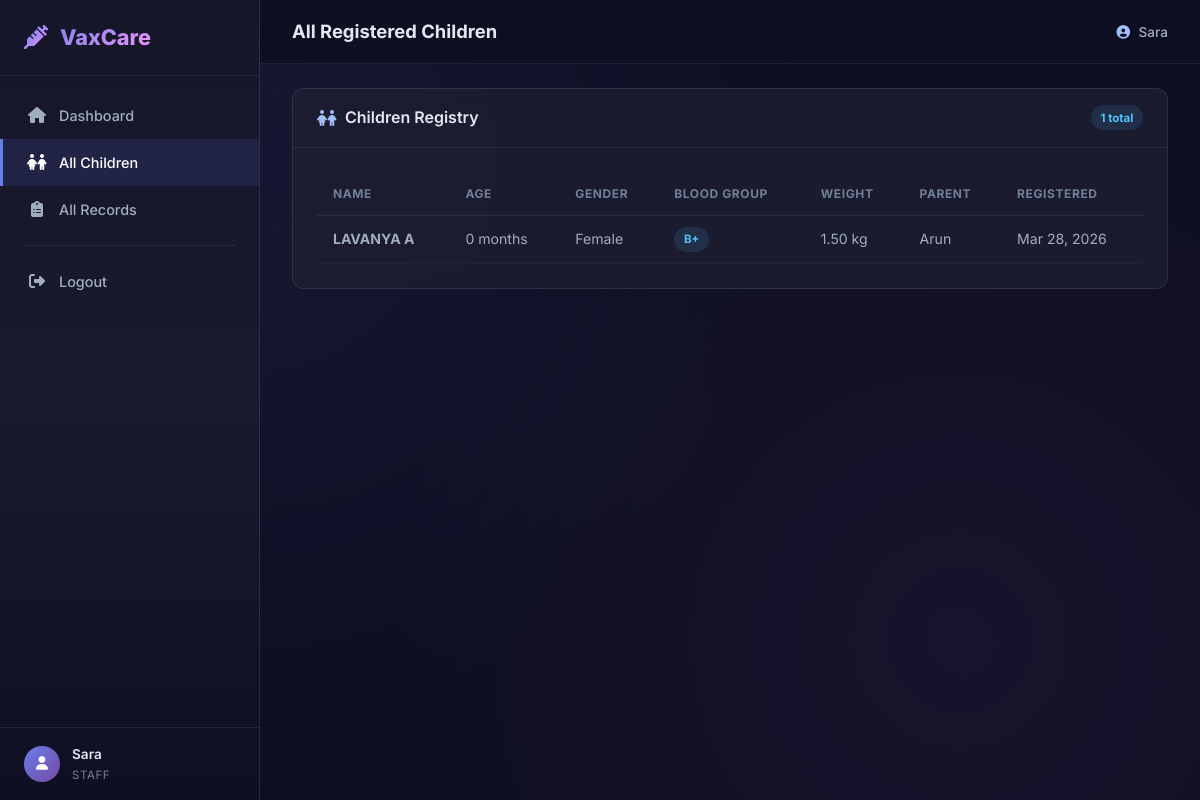
The app's page /staff/children/ (signed in), older data.
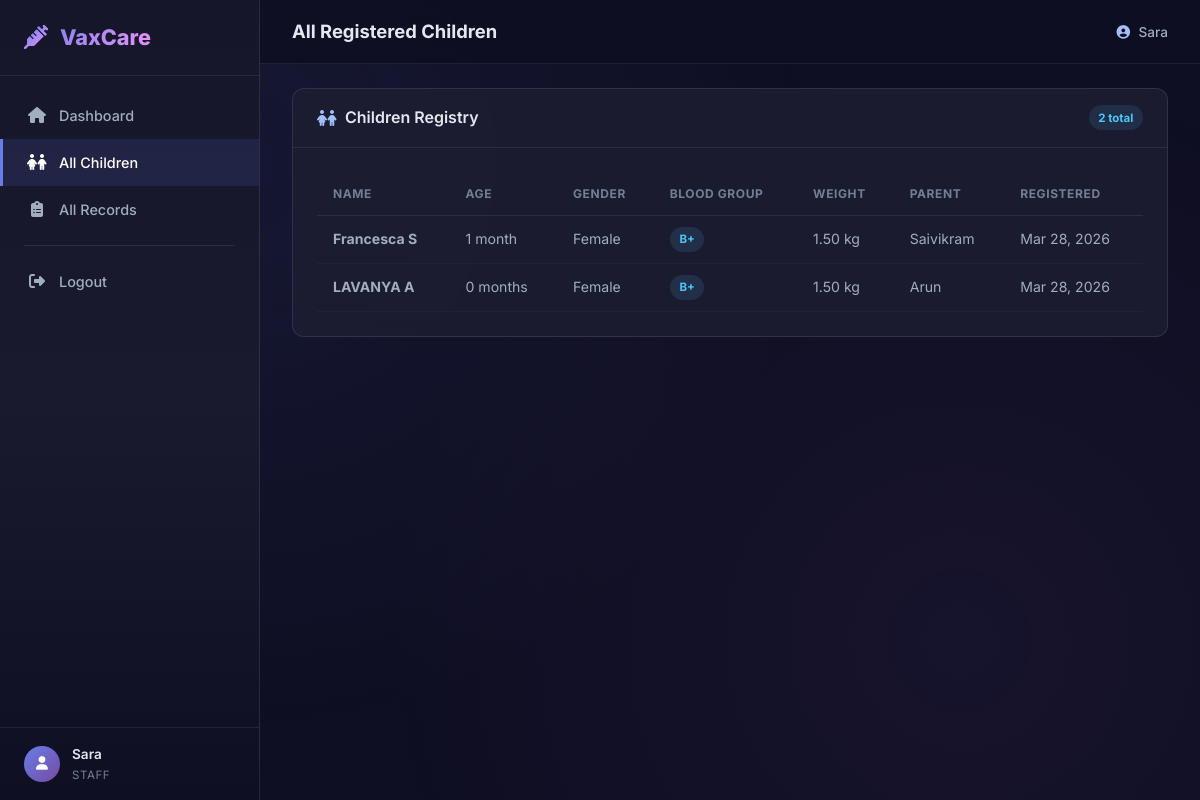
The same page, newer data.
### vaccination/models.py (models this page shows, shortened)
class Child(models.Model):
    GENDER_CHOICES = [
        ('M', 'Male'),
        ('F', 'Female'),
        ('O', 'Other'),
    ]
    BLOOD_GROUP_CHOICES = [
        ('A+', 'A+'), ('A-', 'A-'),
        ('B+', 'B+'), ('B-', 'B-'),
        ('AB+', 'AB+'), ('AB-', 'AB-'),
        ('O+', 'O+'), ('O-', 'O-'),
    ]
    name = models.CharField(max_length=100)
    dob = models.DateField(verbose_name='Date of Birth')
    gender = models.CharField(max_length=1, choices=GENDER_CHOICES)
    weight = models.DecimalField(max_digits=5, decimal_places=2, help_text='Weight in kg')
    blood_group = models.CharField(max_length=3, choices=BLOOD_GROUP_CHOICES)
    parent = models.ForeignKey(User, on_delete=models.CASCADE, related_name='children')
    created_at = models.DateTimeField(auto_now_add=True)
    class Meta:
        ordering = ['-created_at']
    @property
    def age_display(self):
        today = date.today()
        delta = relativedelta(today, self.dob)
        if delta.years > 0:
            return f"{delta.years} yr{'s' if delta.years > 1 else ''} {delta.months} mo"
        return f"{delta.months} month{'s' if delta.months != 1 else ''}"

class User(AbstractUser):
    is_parent = models.BooleanField(default=False)
    is_staff_member = models.BooleanField(default=False)
    is_admin = models.BooleanField(default=False)
    phone = models.CharField(max_length=15, blank=True)
    email_verified = models.BooleanField(default=False)
    email_verification_code = models.CharField(max_length=6, blank=True, null=True)
    email_verification_code_created_at = models.DateTimeField(blank=True, null=True)

### vaccination/views.py (the view)
# urls.py: path('staff/children/', views.all_children, name='all_children'),
@staff_required
def all_children(request):
    children = Child.objects.all().select_related('parent')
    return render(request, 'vaccination/all_children.html', {'children': children})

### vaccination/views.py (called while the page is built)
def staff_required(view_func):
    def check_staff(u):
        if not u.is_staff_member:
            return False
        if not u.email_verified:
            return False
        return True
    decorated = login_required(
        user_passes_test(check_staff, login_url='verify_email')(view_func)
    )
    return decorated

### templates/vaccination/all_children.html (shortened to what this page needs)
{% extends 'vaccination/base.html' %}
{% block page_title %}All Registered Children{% endblock %}
{% block content %}
<div class="card">
    <div class="card-header">
        <h3><i class="fas fa-children"></i> Children Registry</h3>
        <span class="badge badge-info">{{ children|length }} total</span>
    </div>
    <div class="card-body">
        {% if children %}
        <div class="table-responsive">
            <table class="data-table">
                <thead>
                    <tr>
                        <th>Name</th>
                        <th>Age</th>
                        <th>Gender</th>
                        <th>Blood Group</th>
                        <th>Weight</th>
                        <th>Parent</th>
                        <th>Registered</th>
                    </tr>
                </thead>
                <tbody>
                    {% for child in children %}
                    <tr>
                        <td><strong>{{ child.name }}</strong></td>
                        <td>{{ child.age_display }}</td>
                        <td>{{ child.get_gender_display }}</td>
                        <td><span class="badge badge-info">{{ child.blood_group }}</span></td>
                        <td>{{ child.weight }} kg</td>
                        <td>{{ child.parent.username }}</td>
                        <td>{{ child.created_at|date:"M d, Y" }}</td>
                    </tr>
                    {% endfor %}
                </tbody>
            </table>
        </div>
        {% else %}
        <div class="empty-state">
            <i class="fas fa-children"></i>
            <p>No children registered in the system yet</p>
        </div>
        {% endif %}
    </div>
</div>
{% endblock %}

Row changes from the older to the newer data that the page shows:
added Child: name "Francesca S", age_display "1 month", gender "Female", blood_group "B+", weight "1.50", parent.username "Saivikram", created_at "Mar 28, 2026"
Text that changed along with them:
{{ children|length }}: "1" → "2"
